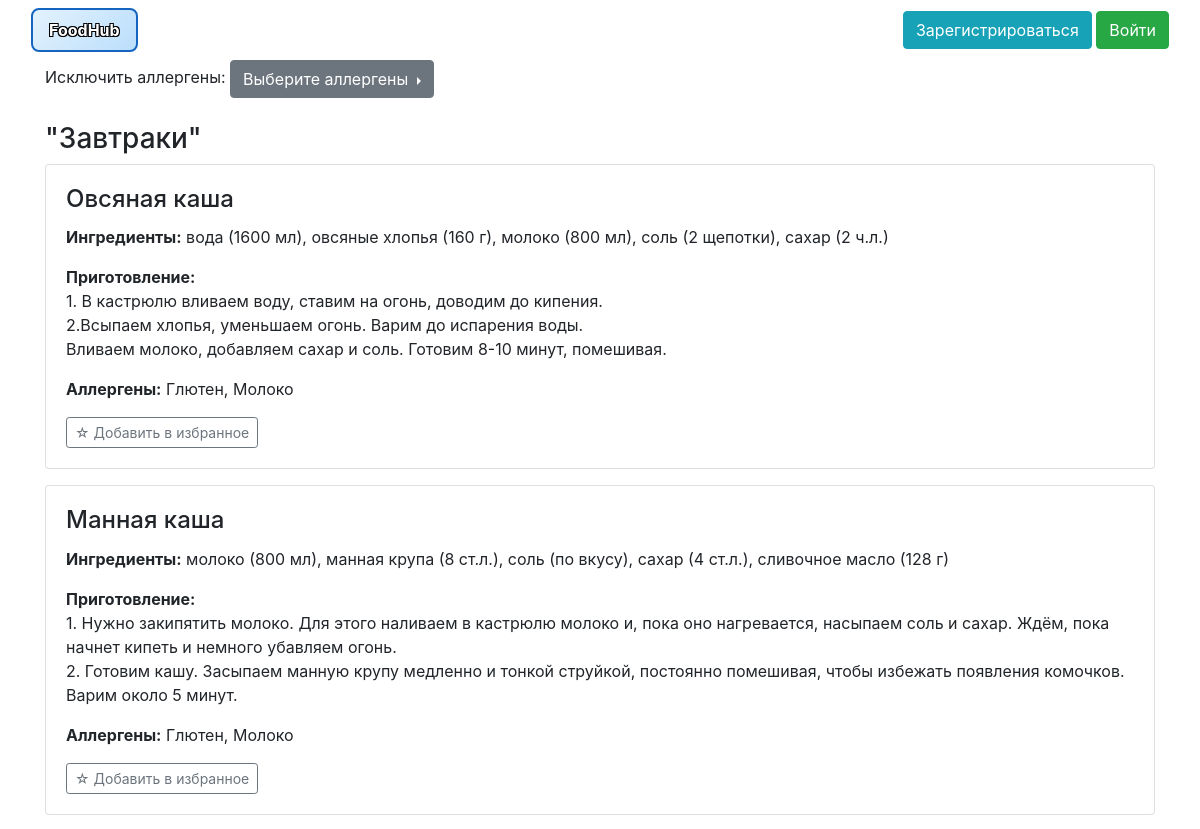
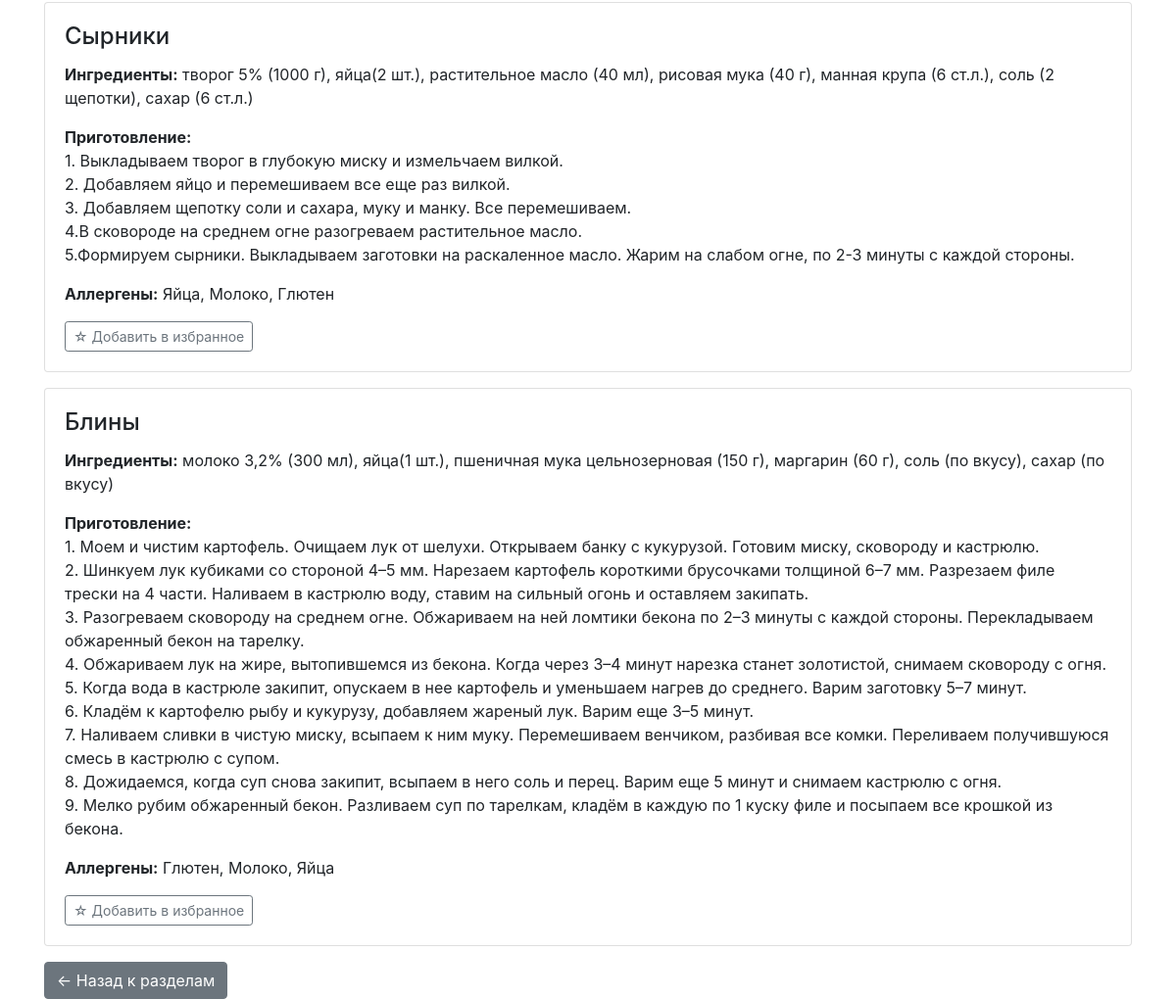
The app's page /?category=Завтраки with its own data (2 pictures, top to bottom).
### data/recipes.py (models this page shows)
class Recipes(SqlAlchemyBase):
    __tablename__ = 'recipes'
    id = sqlalchemy.Column(sqlalchemy.Integer,
                           primary_key=True, autoincrement=True)
    title = sqlalchemy.Column(sqlalchemy.String, nullable=True)
    content = sqlalchemy.Column(sqlalchemy.String, nullable=True)
    ingredients = sqlalchemy.Column(sqlalchemy.String, nullable=True)
    category = sqlalchemy.Column(sqlalchemy.String, nullable=True)
    user_id = sqlalchemy.Column(sqlalchemy.Integer, sqlalchemy.ForeignKey('users.id'))
    user = orm.relationship('User')
    allergens = orm.relationship('Allergen', secondary='recipe_allergen', backref='recipes')

### main.py (the view)
@app.route("/")
def index():
    db_sess = db_session.create_session()
    categories = db_sess.query(Recipes.category).distinct().all()
    categories = [cat[0] for cat in categories if cat[0]]
    all_allergens = db_sess.query(Allergen).all()
    selected_category = request.args.get('category')
    recipes = []
    if selected_category:
        recipes = db_sess.query(Recipes).filter(Recipes.category == selected_category).all()
    return render_template("index.html", recipes=recipes, categories=categories, selected_category=selected_category, all_allergens=all_allergens)

### data/db_session.py (called while the page is built)
def create_session() -> Session:
    global __factory
    return __factory()

### templates/index.html (shortened to what this page needs)
{% extends "base.html" %}
{% block content %}
{% if selected_category %}
<div class="allergen-filter mb-4">
    <label class="form-label">Исключить аллергены:</label>
    <div class="btn-group dropright">
        <button type="button" class="btn btn-secondary dropdown-toggle" data-toggle="dropdown" aria-expanded="false">
            Выберите аллергены
        </button>
    </div>
</div>
{% endif %}
{% if not selected_category %}
<h2>Выберите раздел рецептов:</h2>
<div class="categories mb-4">
    <div class="category-buttons">
        {% for category in categories %}
            <a href="/?category={{ category }}" class="btn btn-primary">
                {{ category }}
            </a>
        {% endfor %}
    </div>
</div>
{% else %}
<div class="recipes-section">
    <h3>"{{ selected_category }}"</h3>
    <div id="recipesList">
        {% if recipes %}
            {% for recipe in recipes %}
            <div class="recipe-card card mb-3" data-allergens="{{ recipe.allergens|map(attribute='id')|join(',') }}">
                <div class="card-body">
                    <h4 class="card-title">{{ recipe.title }}</h4>
                    <p class="card-text"><strong>Ингредиенты:</strong> {{ recipe.ingredients }}</p>
                    <p class="card-text"><strong>Приготовление:</strong><br>{{ recipe.content | replace('\n', '<br>') | safe }}</p>
                    <p class="card-text"><strong>Аллергены:</strong>
                        {{ recipe.allergens|map(attribute='title')|join(', ') or 'нет' }}
                    </p>
                    <div class="favourite-section">
                        {% if current_user.is_authenticated %}
                            {% if recipe in current_user.favourite_recipes %}
                                <a href="/remove_from_favourites/{{ recipe.id }}" class="btn btn-success btn-sm">
                                    ★ В избранном
                                </a>
                            {% else %}
                                <a href="/add_to_favourites/{{ recipe.id }}" class="btn btn-outline-success btn-sm">
                                    ☆ Добавить в избранное
                                </a>
                            {% endif %}
                        {% else %}
                            <button class="btn btn-outline-secondary btn-sm" title="Зарегистрируйтесь, чтобы добавить рецепт в избранное">
                                ☆ Добавить в избранное
                            </button>
                        {% endif %}
                    </div>
                </div>
            </div>
            {% endfor %}
        {% else %}
            <p>В этом разделе пока нет рецептов</p>
        {% endif %}
    </div>
    <div class="mt-3">
        <a href="/" class="btn btn-secondary">← Назад к разделам</a>
    </div>
</div>
{% endif %}
{% endblock %}

### templates/base.html (shortened to what this page needs)
<!doctype html>
<html lang="en">
<head>
    <link rel="stylesheet"
          href="https://stackpath.bootstrapcdn.com/bootstrap/4.4.1/css/bootstrap.min.css"
>
</head>
<body>
<header>
    <nav class="navbar bg-body-tertiary">
        <div class="container-fluid">
            <a class="navbar-brand-custom" href="#">FoodHub</a>
            {% if current_user.is_authenticated %}
                <div>
                    <a class="btn btn-outline-danger btn-sm" href="/logout">Выйти</a>
                    <a href="/favourites" class="btn btn-warning">⭐ Избранное</a>
                    <span class="user-name-custom ml-2">{{ current_user.name }}</span>
                </div>
            {% else %}
                <div>
                    <a class="btn btn-info" href="/register">Зарегистрироваться</a>
                    <a class="btn btn-success" href="/login">Войти</a>
                </div>
            {% endif %}
        </div>
    </nav>
</header>
<main role="main" class="container">
    {% block content %}{% endblock %}
</main>
</body>
</html>

### templates/base.html (style rules this page uses)
.navbar-brand-custom { background: linear-gradient(135deg, #e3f2fd, #bbdefb); color: #ffffff !important; padding: 8px 16px; border-radius: 8px; border: 2px solid #1565c0; font-weight: bold; text-decoration: none; text-shadow: -1px -1px 0 #000, 1px -1px 0 #000, -1px 1px 0 #000, 1px 1px 0 #000; }

### records on screen
Recipes: title "Овсяная каша", ingredients "вода (1600 мл), овсяные хлопья (160 г), молоко (800 мл), соль (2 щепотки), сахар (2 ч.л.)", content "1. В кастрюлю вливаем воду, ставим на огонь, доводим до кипения. 2.Всыпаем хлопья, уменьшаем огонь. Варим до испарения воды. Вливаем молоко, добавляем сахар и соль. Готовим 8-10 минут, помешивая.", allergens|map "Глютен, Молоко"
Recipes: title "Манная каша", ingredients "молоко (800 мл), манная крупа (8 ст.л.), соль (по вкусу), сахар (4 ст.л.), сливочное масло (128 г)", content "1. Нужно закипятить молоко. Для этого наливаем в кастрюлю молоко и, пока оно нагревается, насыпаем соль и сахар. Ждём, пока начнет кипеть и немного убавляем огонь. 2. Готовим кашу. Засыпаем манную крупу медленно и тонкой струйкой, постоянно помешивая, чтобы избежать появления комочков. Варим около 5 минут.", allergens|map "Глютен, Молоко"
Recipes: title "Сырники", ingredients "творог 5% (1000 г), яйца(2 шт.), растительное масло (40 мл), рисовая мука (40 г), манная крупа (6 ст.л.), соль (2 щепотки), сахар (6 ст.л.)", content "1. Выкладываем творог в глубокую миску и измельчаем вилкой. 2. Добавляем яйцо и перемешиваем все еще раз вилкой. 3. Добавляем щепотку соли и сахара, муку и манку. Все перемешиваем. 4.В сковороде на среднем огне разогреваем растительное масло. 5.Формируем сырники. Выкладываем заготовки на раскаленное масло. Жарим на слабом огне, по 2-3 минуты с каждой стороны.", allergens|map "Яйца, Молоко, Глютен"
Recipes: title "Блины", ingredients "молоко 3,2% (300 мл), яйца(1 шт.), пшеничная мука цельнозерновая (150 г), маргарин (60 г), соль (по вкусу), сахар (по вкусу)", content "1. Моем и чистим картофель. Очищаем лук от шелухи. Открываем банку с кукурузой. Готовим миску, сковороду и кастрюлю. 2. Шинкуем лук кубиками со стороной 4–5 мм. Нарезаем картофель короткими брусочками толщиной 6–7 мм. Разрезаем филе трески на 4 части. Наливаем в кастрюлю воду, ставим на сильный огонь и оставляем закипать. 3. Разогреваем сковороду на среднем огне. Обжариваем на ней ломтики бекона по 2–3 минуты с каждой стороны. Перекладываем обжаренный бекон на тарелку. 4. Обжариваем лук на жире, вытопившемся из бекона. Когда через 3–4 минут нарезка станет золотистой, снимаем сковороду с огня. 5. Когда вода в кастрюле закипит, опускаем в нее картофель и уменьшаем нагрев до среднего. Варим…", allergens|map "Глютен, Молоко, Яйца"

### other values on screen
{{ selected_category }} "Завтраки"
